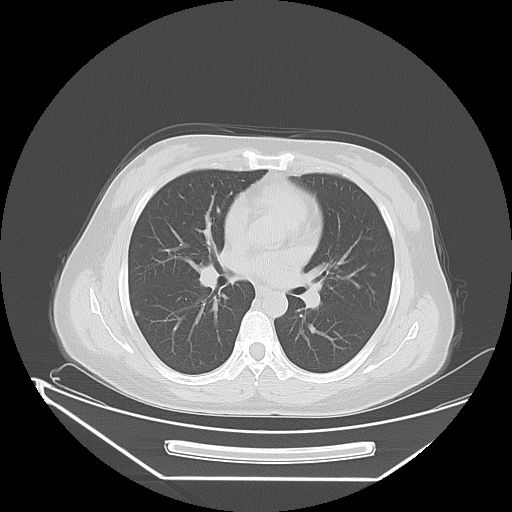
#> input picture dataset/Image/1/0001_41.bmp, 512 x 512 px; its folder holds only this picture in this run
$ python segmentation.py
#> lines starting #> are read from the running program, lines starting #| are printed output that depends on the picture; after the words box and inside, x2 and y2 are one past the last pixel; in counts of white or black regions, pixels touching at a corner belong together
import os
import cv2
import numpy as np
import matplotlib.pyplot as plt
import pandas as pd
from skimage.segmentation import morphological_chan_vese
from skimage import img_as_float
from skimage.morphology import remove_small_objects, remove_small_holes


def clahe_equalization(img):
    clahe = cv2.createCLAHE(clipLimit=2.0, tileGridSize=(8,8))
    return clahe.apply(img)

def preprocessar_imagem(img):
    # 1. CLAHE
    img_eq = clahe_equalization(img)
    # 2. Denoising
    img_filtrada = cv2.fastNlMeansDenoising(img_eq, None, h=10, templateWindowSize=7, searchWindowSize=21)
    # 3. Fechamento e abertura morfológica
    kernel_fechamento = cv2.getStructuringElement(cv2.MORPH_ELLIPSE, (5, 5))
    img_fechada = cv2.morphologyEx(img_filtrada, cv2.MORPH_CLOSE, kernel_fechamento)
    kernel_abertura = cv2.getStructuringElement(cv2.MORPH_ELLIPSE, (3, 3))
    img_aberta = cv2.morphologyEx(img_fechada, cv2.MORPH_OPEN, kernel_abertura)
    return img_aberta


def posprocessar_mascara_robusta(mask, min_area=5000, max_hole_size=1000):
    mask_uint8 = (mask * 255).astype(np.uint8)
    mask_bin = mask_uint8 > 0
    mask_clean = remove_small_objects(mask_bin, min_size=min_area)
    mask_clean = remove_small_holes(mask_clean, area_threshold=max_hole_size)
    mask_final = (mask_clean.astype(np.uint8)) * 255

    # Fechamento e abertura adicionais
    mask_final = cv2.morphologyEx(mask_final, cv2.MORPH_CLOSE, np.ones((7,7), np.uint8))
    mask_final = cv2.morphologyEx(mask_final, cv2.MORPH_OPEN, np.ones((5,5), np.uint8))
    mask_final = cv2.GaussianBlur(mask_final, (5,5), 0)

    # Mantém apenas a maior estrutura
    num_labels, labels, stats, _ = cv2.connectedComponentsWithStats(mask_final, connectivity=8)
    if num_labels > 1:
        largest_label = 1 + np.argmax(stats[1:, cv2.CC_STAT_AREA])  # ignora o fundo
        mask_maior = np.zeros_like(mask_final)
        mask_maior[labels == largest_label] = 255
        mask_final = mask_maior

    # Convex hull para suavizar bordas
    contours, _ = cv2.findContours(mask_final, cv2.RETR_EXTERNAL, cv2.CHAIN_APPROX_SIMPLE)
    mask_suave = np.zeros_like(mask_final)
    for cnt in contours:
        hull = cv2.convexHull(cnt)
        cv2.drawContours(mask_suave, [hull], 0, 255, -1)

    return mask_suave

# -------------------------
# Função: Segmentação principal com fallback adaptativo
# -------------------------
def segmentar_pulmao_melhorado(path_img):
    img_original = cv2.imread(path_img, cv2.IMREAD_GRAYSCALE)
    img_preprocessada = preprocessar_imagem(img_original)

    # adaptativa com Otsu
    _, otsu_mask = cv2.threshold(img_preprocessada, 0, 1, cv2.THRESH_BINARY + cv2.THRESH_OTSU)

    # Chan-Vese c/ inicialização
    mask_chan_vese = morphological_chan_vese(
        img_as_float(img_preprocessada),
        num_iter=60,
        smoothing=3,
        init_level_set=otsu_mask
    )

    # Verificação de falha
    area = np.sum(mask_chan_vese)
    total_pixels = img_preprocessada.size
    if area < 0.05 * total_pixels or area > 0.95 * total_pixels:
        print("⚠️ Chan-Vese falhou, aplicando fallback com Otsu.")
        _, mask_chan_vese = cv2.threshold(img_preprocessada, 0, 1, cv2.THRESH_BINARY + cv2.THRESH_OTSU)

    mask_final = posprocessar_mascara_robusta(mask_chan_vese)
    pulmao_segmentado = cv2.bitwise_and(img_original, img_original, mask=mask_final)

    return mask_final, pulmao_segmentado, img_original, img_preprocessada

def processar_pasta_unica(pasta_base="dataset/Image/1",
                           pasta_saida="dataset_segmentado/Image/1",
                           mostrar=True):
    if not os.path.exists(pasta_base):
        print(f"[!] A pasta {pasta_base} não existe!")
        return

    pasta_mascara = os.path.join(pasta_saida, "mascaras")
    pasta_pulmao = os.path.join(pasta_saida, "pulmoes")
    os.makedirs(pasta_mascara, exist_ok=True)
    os.makedirs(pasta_pulmao, exist_ok=True)

    arquivos = [f for f in os.listdir(pasta_base) if f.lower().endswith(('.bmp', '.png', '.jpg', '.jpeg'))]
    if not arquivos:
        print("[!] Nenhuma imagem encontrada na pasta.")
        return

    registros = []

    for nome_arquivo in arquivos:
        caminho_arquivo = os.path.join(pasta_base, nome_arquivo)
        print(f"[→] Processando: {caminho_arquivo}")

        try:
            mascara, pulmao_segmentado, img_original, img_preprocessada = segmentar_pulmao_melhorado(caminho_arquivo)
#> in segmentar_pulmao_melhorado, img_original is the input picture: shape (512, 512); min 0, max 255, mean 96.8
#> in clahe_equalization, `return clahe.apply(img)`:
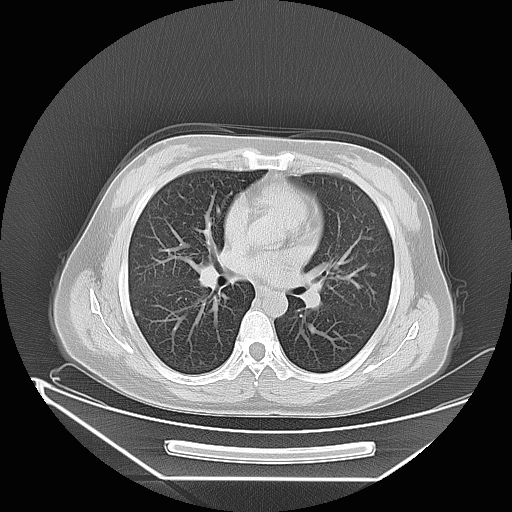
#> returned value: shape (512, 512); min 3, max 255, mean 91.1
#> in preprocessar_imagem, `img_fechada = cv2.morphologyEx(img_filtrada, cv2.MORPH_CLOSE, kernel_f..`:
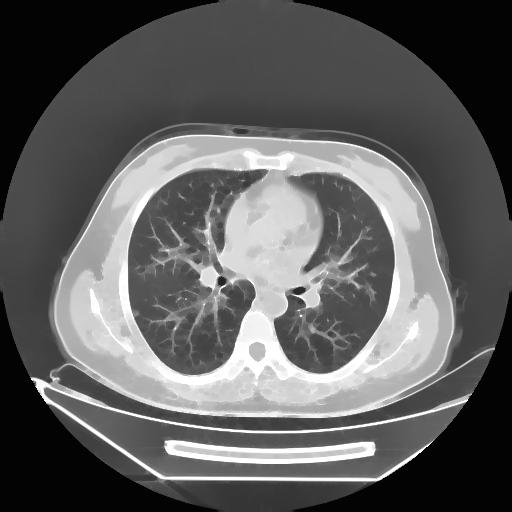
#> img_fechada: shape (512, 512); min 3, max 255, mean 95.6
#> in segmentar_pulmao_melhorado, `_, otsu_mask = cv2.threshold(img_preprocessada, 0, 1, cv2.THRESH_BINAR..`:
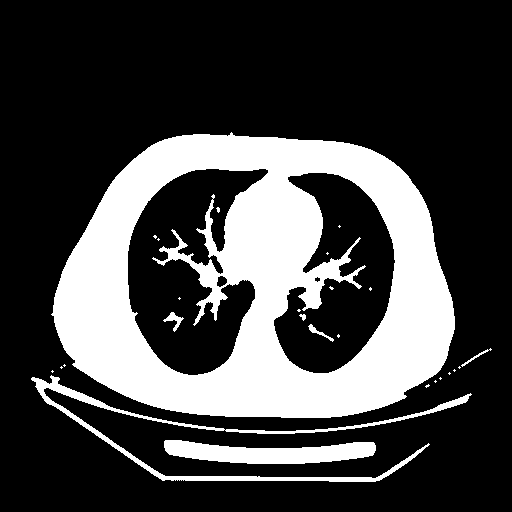
#> otsu_mask: shape (512, 512); values 0 (black) and 1 (white), 26.7% white; 26 white regions (19 under 20 px), largest, box (x1, y1, x2, y2) and area: (51, 132, 455, 418) 62293, (31, 375, 472, 482) 3851, (164, 440, 376, 464) 3358
#> in segmentar_pulmao_melhorado, `mask_chan_vese = morphological_chan_vese( img_as_float(img_preprocessa..`:
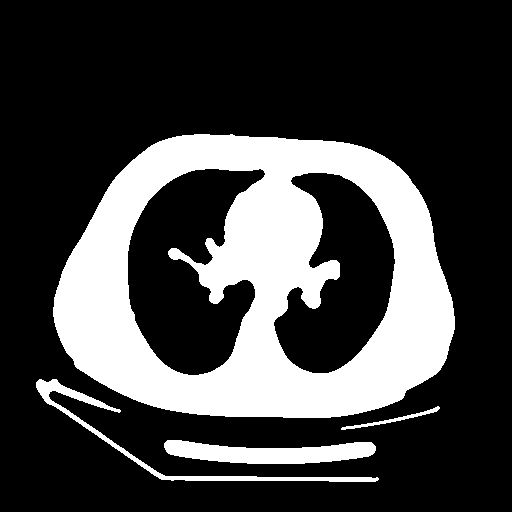
#> mask_chan_vese: shape (512, 512) int8; values 0 (black) and 1 (white), 25.8% white; 4 white regions, box (x1, y1, x2, y2) and area: (53, 134, 455, 418) 61565, (164, 440, 376, 464) 3337, (36, 379, 379, 482) 2374, (341, 406, 440, 430) 337
#> in segmentar_pulmao_melhorado, `area = np.sum(mask_chan_vese)`: area = 67613
#> in posprocessar_mascara_robusta, `mask_clean = remove_small_objects(mask_bin, min_size=min_area)`: mask_clean: shape (512, 512) bool; 23.5% white; 1 white region, box (x1, y1, x2, y2) and area: (53, 134, 455, 418) 61565
#> in posprocessar_mascara_robusta, `mask_final = cv2.morphologyEx(mask_final, cv2.MORPH_CLOSE, np.ones((7,..`: mask_final: shape (512, 512); 23.5% white; 1 white region, box (x1, y1, x2, y2) and area: (53, 134, 455, 418) 61667
#> in posprocessar_mascara_robusta, `mask_final = cv2.morphologyEx(mask_final, cv2.MORPH_OPEN, np.ones((5,5..`: mask_final: shape (512, 512); 23.5% white; 2 white regions, box (x1, y1, x2, y2) and area: (53, 134, 455, 418) 61436, (169, 248, 190, 262) 188
#> in posprocessar_mascara_robusta, `num_labels, labels, stats, _ = cv2.connectedComponentsWithStats(mask_f..`:
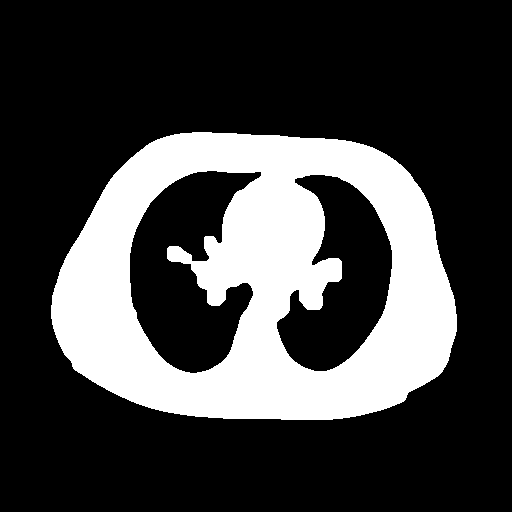
#> labels: shape (512, 512) int32; values 0 (black) and 1 (white), 25.9% white; 1 white region, box (x1, y1, x2, y2) and area: (51, 132, 457, 420) 67889
#> in posprocessar_mascara_robusta, `num_labels, labels, stats, _ = cv2.connectedComponentsWithStats(mask_f..`: num_labels = 2; stats = [[0, 0, 512, 512, 194255], [51, 132, 406, 288, 67889]]
#> in posprocessar_mascara_robusta, `largest_label = 1 + np.argmax(stats[1:, cv2.CC_STAT_AREA])`: largest_label = 1
#> in segmentar_pulmao_melhorado, `mask_final = posprocessar_mascara_robusta(mask_chan_vese)`:
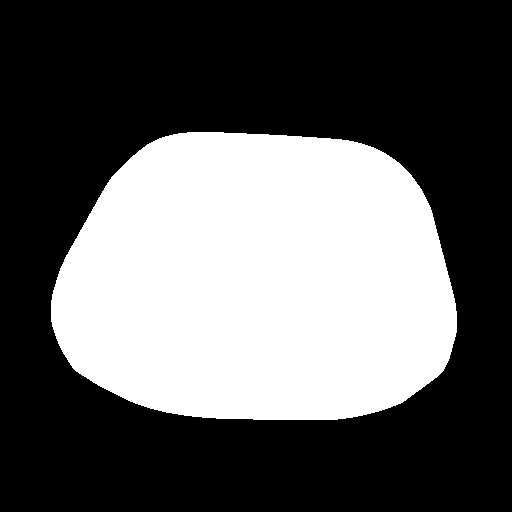
#> mask_final: shape (512, 512); 36.9% white; 1 white region, box (x1, y1, x2, y2) and area: (51, 132, 457, 420) 96745
#> in segmentar_pulmao_melhorado, `pulmao_segmentado = cv2.bitwise_and(img_original, img_original, mask=m..`:
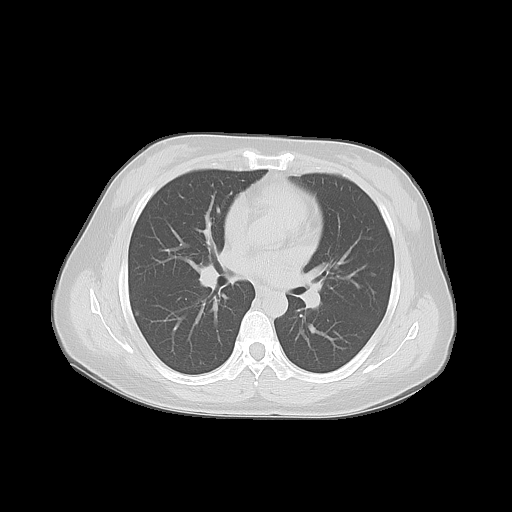
#> pulmao_segmentado: shape (512, 512); min 0, max 255, mean 61.9

            nome_sem_ext = os.path.splitext(nome_arquivo)[0]
            path_mascara = os.path.join(pasta_mascara, f"{nome_sem_ext}_mascara.png")
            path_pulmao = os.path.join(pasta_pulmao, f"{nome_sem_ext}_pulmao.png")

            cv2.imwrite(path_mascara, mascara)
            cv2.imwrite(path_pulmao, pulmao_segmentado)

            registros.append({
                "imagem_original": caminho_arquivo,
                "mascara": path_mascara,
                "pulmao_segmentado": path_pulmao
            })

            print(f"[✓] Salvo: {path_mascara} e {path_pulmao}")

            if mostrar:
                plt.figure(figsize=(12,4))
                plt.subplot(1,4,1); plt.imshow(img_original, cmap='gray'); plt.title("Original"); plt.axis('off')
                plt.subplot(1,4,2); plt.imshow(img_preprocessada, cmap='gray'); plt.title("Pré-processada"); plt.axis('off')
                plt.subplot(1,4,3); plt.imshow(mascara, cmap='gray'); plt.title("Máscara"); plt.axis('off')
                plt.subplot(1,4,4); plt.imshow(pulmao_segmentado, cmap='gray'); plt.title("Pulmão Segmentado"); plt.axis('off')
                plt.tight_layout()
                plt.show()

        except Exception as e:
            print(f"[!] Erro ao processar {nome_arquivo}: {e}")

if __name__ == "__main__":
    processar_pasta_unica(
        pasta_base="dataset/Image/1",
        pasta_saida="dataset_segmentado/Image/1",
        mostrar=True
    )

$ run again, on dataset/Image/1/0056_304.bmp
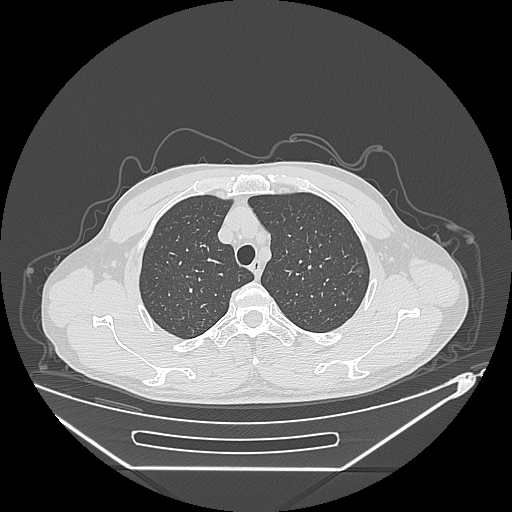
#> input picture dataset/Image/1/0056_304.bmp, 512 x 512 px
#> in segmentar_pulmao_melhorado, img_original is the input picture: shape (512, 512); min 0, max 255, mean 93.4
#> in segmentar_pulmao_melhorado, `_, otsu_mask = cv2.threshold(img_preprocessada, 0, 1, cv2.THRESH_BINAR..`:
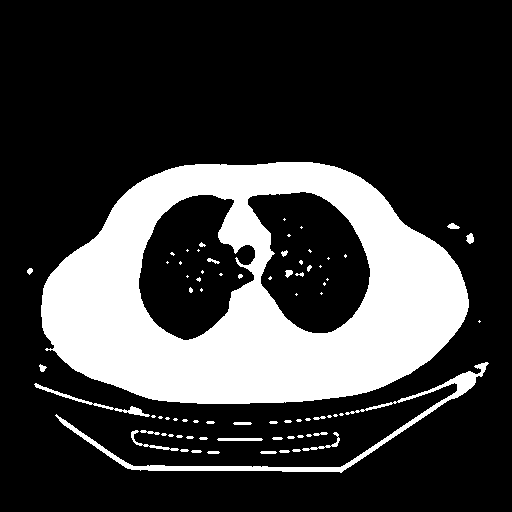
#> otsu_mask: shape (512, 512); values 0 (black) and 1 (white), 23.8% white; 75 white regions (42 under 20 px), largest, box (x1, y1, x2, y2) and area: (41, 162, 469, 404) 57294, (55, 362, 489, 473) 2900, (34, 383, 150, 417) 396
#> mask_chan_vese: shape (512, 512) int8; values 0 (black) and 1 (white), 22.6% white; 2 white regions, box (x1, y1, x2, y2) and area: (41, 162, 469, 404) 57161, (95, 372, 476, 472) 2200
#> area = 59361
#> mask_clean: shape (512, 512) bool; 21.8% white; 1 white region, box (x1, y1, x2, y2) and area: (41, 162, 469, 404) 57161
#> labels: shape (512, 512) int32; values 0 (black) and 1 (white), 23.7% white; 1 white region, box (x1, y1, x2, y2) and area: (39, 160, 471, 406) 62079
#> num_labels = 2; stats = [[0, 0, 512, 512, 200065], [39, 160, 432, 246, 62079]]
#> largest_label = 1
#> in segmentar_pulmao_melhorado, `pulmao_segmentado = cv2.bitwise_and(img_original, img_original, mask=m..`:
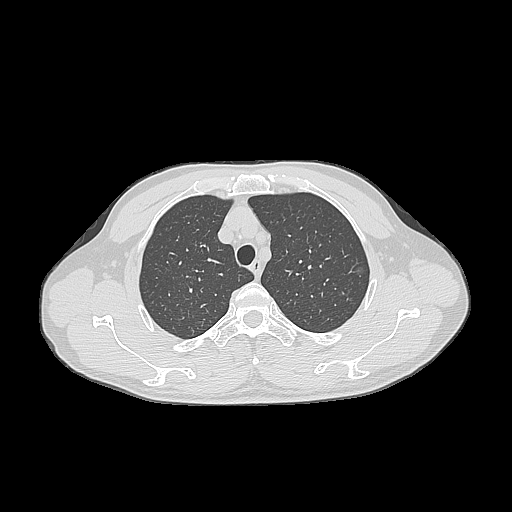
#> pulmao_segmentado: shape (512, 512); min 0, max 255, mean 56.5

$ run again, on dataset/Image/1/0059_251.bmp
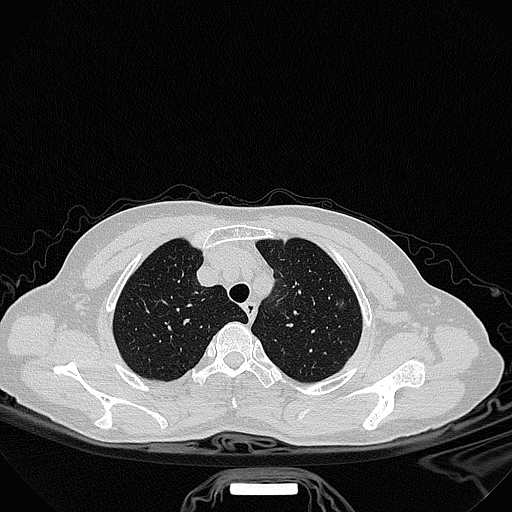
#> input picture dataset/Image/1/0059_251.bmp, 512 x 512 px
#> in segmentar_pulmao_melhorado, img_original is the input picture: shape (512, 512); min 0, max 255, mean 65.5
#> in segmentar_pulmao_melhorado, `_, otsu_mask = cv2.threshold(img_preprocessada, 0, 1, cv2.THRESH_BINAR..`:
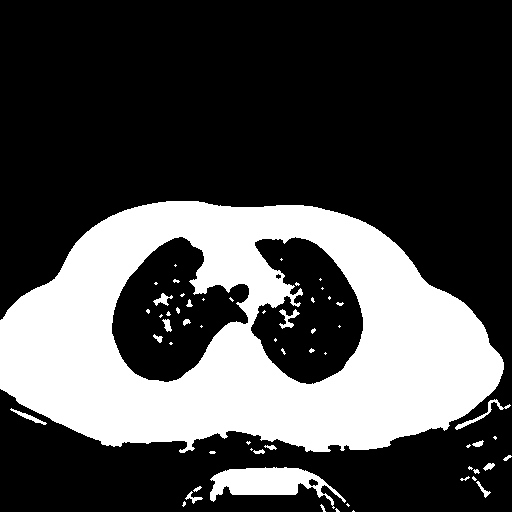
#> otsu_mask: shape (512, 512); values 0 (black) and 1 (white), 29.8% white; 58 white regions (36 under 20 px), largest, box (x1, y1, x2, y2) and area: (0, 201, 504, 453) 73701, (210, 467, 346, 509) 2686, (455, 399, 511, 430) 226
#> mask_chan_vese: shape (512, 512) int8; values 0 (black) and 1 (white), 28.9% white; 2 white regions, box (x1, y1, x2, y2) and area: (0, 201, 504, 452) 73268, (212, 468, 324, 495) 2517
#> area = 75785
#> mask_clean: shape (512, 512) bool; 27.9% white; 1 white region, box (x1, y1, x2, y2) and area: (0, 201, 504, 452) 73268
#> labels: shape (512, 512) int32; values 0 (black) and 1 (white), 30% white; 1 white region, box (x1, y1, x2, y2) and area: (0, 199, 506, 454) 78655
#> num_labels = 2; stats = [[0, 0, 512, 512, 183489], [0, 199, 506, 255, 78655]]
#> largest_label = 1
#> in segmentar_pulmao_melhorado, `pulmao_segmentado = cv2.bitwise_and(img_original, img_original, mask=m..`:
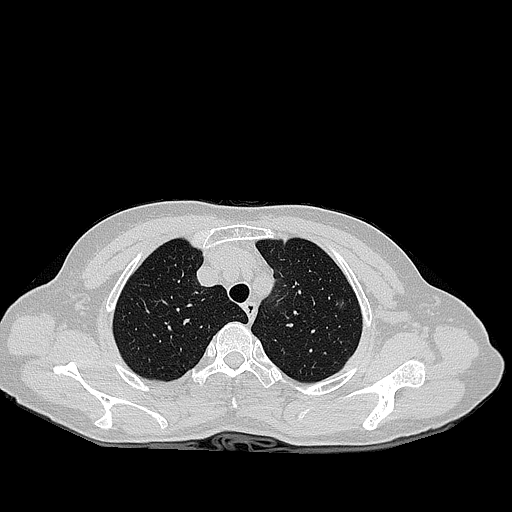
#> pulmao_segmentado: shape (512, 512); min 0, max 255, mean 59.2

$ run again, on dataset/Image/1/0013_37.bmp
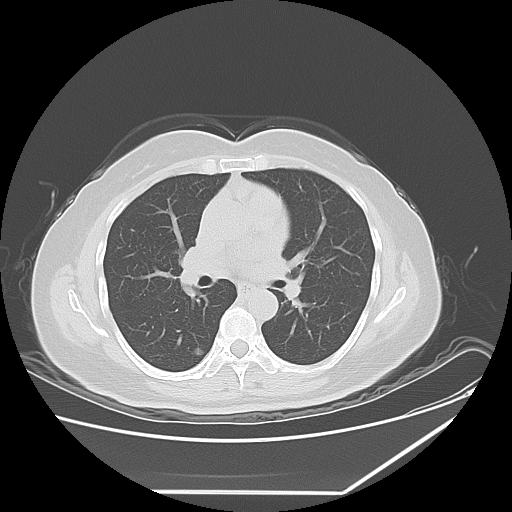
#> input picture dataset/Image/1/0013_37.bmp, 512 x 512 px
#> in segmentar_pulmao_melhorado, img_original is the input picture: shape (512, 512); min 0, max 255, mean 96.5
#> otsu_mask: shape (512, 512); values 0 (black) and 1 (white), 26.9% white; 42 white regions (28 under 20 px), largest, box (x1, y1, x2, y2) and area: (27, 126, 491, 422) 65848, (56, 378, 480, 443) 1990, (153, 417, 454, 496) 1821
#> mask_chan_vese: shape (512, 512) int8; values 0 (black) and 1 (white), 26.1% white; 3 white regions, box (x1, y1, x2, y2) and area: (31, 127, 446, 419) 65296, (154, 384, 475, 443) 1565, (186, 441, 420, 496) 1438
#> area = 68299
#> mask_clean: shape (512, 512) bool; 24.9% white; 1 white region, box (x1, y1, x2, y2) and area: (31, 127, 446, 419) 65296
#> labels: shape (512, 512) int32; values 0 (black) and 1 (white), 27.6% white; 1 white region, box (x1, y1, x2, y2) and area: (29, 126, 448, 421) 72370
#> num_labels = 2; stats = [[0, 0, 512, 512, 189774], [29, 126, 419, 295, 72370]]
#> largest_label = 1
#> in segmentar_pulmao_melhorado, `pulmao_segmentado = cv2.bitwise_and(img_original, img_original, mask=m..`:
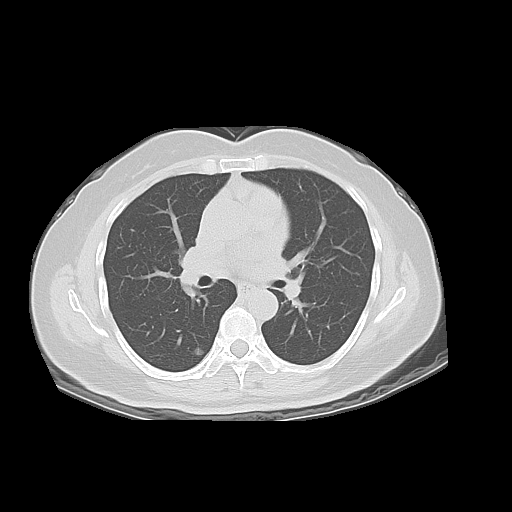
#> pulmao_segmentado: shape (512, 512); min 0, max 255, mean 64.7
